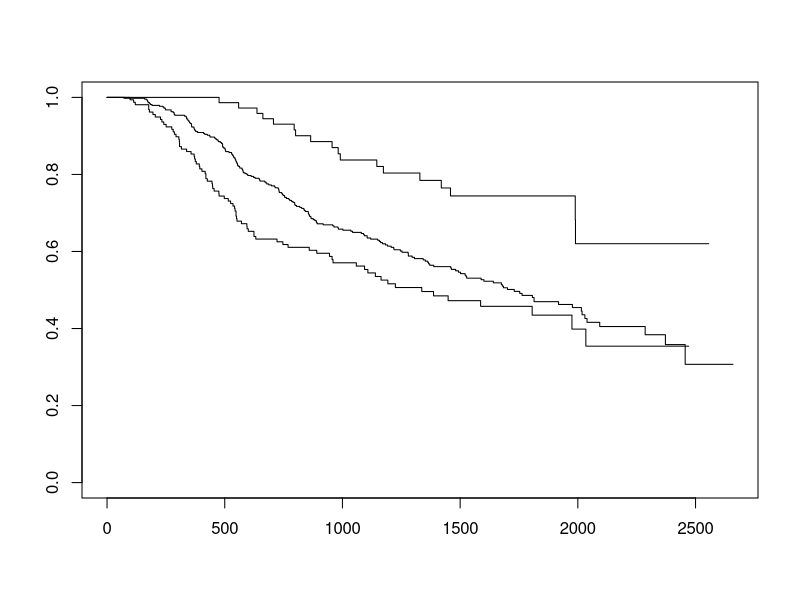
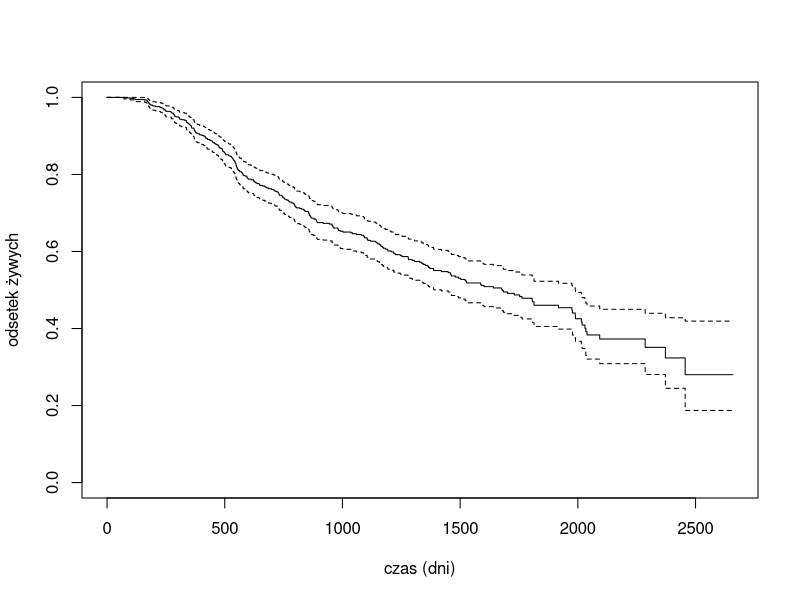

Source code (R) for these figures, in order:
# --------------------------------------------------------------------
# zadanie 1
#Wczytaj dane “gbsg” z biblioteki survival. Sprawdź w dokumentacji co opisują 
#poszczególne zmienne
# --------------------------------------------------------------------
library(survival)
#head(gbsg)


# ---------------------------------------------------------------
# zadanie 2
# Usuń z danych kolumnę z id pacjentów
# -------------------------------------------------------------
gbsg$pid <- NULL
#head(gbsg)


# ----------------------------------------------------------------------
# zadanie 3
# Za pomocą testu log-rank sprawdź, czy istnieją różnice w krzywych przeżycia w 
#zależności od stopnia nowotworu.
# ----------------------------------------------------------------------

log_rank <- survdiff(Surv(gbsg$rfstime, gbsg$status) ~ gbsg$grade)
survfit(Surv(gbsg$rfstime, gbsg$status) ~ gbsg$grade)
plot(survfit(Surv(gbsg$rfstime, gbsg$status) ~ gbsg$grade))
# Surv(gbsg$rfstime, gbsg$status) ---> nasza krzywa przeżycia
# badamy zależnośc naszej krzywej przeżycia od tego ----->  ~ gbsg$grade


# --------------------------------------------------------------------------
#Stosując krokową metodę doboru zmiennych do modelu, stwórz model 
#proporcjonalnego hazardu Cox’a. Zinterpretuj otrzymany model.
# ---------------------------------------------------------------------
model_orig = coxph(Surv(gbsg$rfstime, gbsg$status) ~., data = gbsg)  # model ze wszystkimi zmiennymi
summary(model_orig)

# tak ręcznie można robić stepwise
#model2 <- coxph(Surv(gbsg$rfstime, gbsg$status) ~. -hormon -pgr, data = gbsg)
#summary(model2)

library(MASS)
# to nam zrobi wybór istotnych zmiennych poprzez odejmowanie oraz dodawanie zmiennych
stepwise_model <- stepAIC(model_orig, direction = "both")
summary(stepwise_model)
# interpretacja:
# wszystkie zmienne w finalnym modelu istotnie wpływają na czas przeżycia
# zmienne oprócz zmiennej "pgr" oraz "hormon" pozytywnie wpływają na czas przeżycia

# model Coxa mówi nam czy dana zmienna istotnie zwiększa czy zmniejsza funkcję hazardu
# jak sie popatrzy na summry() tego modelu, to w kolumnie exp(coef) mówi nam, że jeżeli...
# ... dana zmienna wzrośnie o 1, to funkcja hazardu wzrośnie o exp(coef)

# ---------------------------------------------------------------------------------------------------
# zadanie 5
#Nanieś na wykres prawdopodobieństwo przeżycia wyestymowane za pomocą modelu 
#stworzonego w poprzednim zadaniu.
# --------------------------------------------------------------------------------------------------
plot(survfit(stepwise_model), xlab = 'czas (dni)',ylab = "odsetek żywych")


# ------------------------------------------------------------------------------
# zadanie 6
#Przeczytaj dokumentacje funkcji cox.zph(). Do czego ona służy.
# ------------------------------------------------------------------------------

# Funkcja ta sprawdza czy spełnione są założenie modelu Coxa.
# To założenie to tyle, że funkcja hazardu powinna być niezależna od czasu.


# ----------------------------------------------------------------------
# zadanie 7
# Zastosuj funkcję cox.zph() do stworzonego modelu. Zinterpretuj otrzymane wyniki
# ----------------------------------------------------------------------

test_assumption <- cox.zph(model_orig)
test_assumption

# jeśli p-value jest istotne to dla danej zmiennej to założenie wzgledem tej zmiennje...
# ... nie jest spełnione
# na dole mamy GLOBAL i to mówi czy ogólnie założenie jest spełnione
